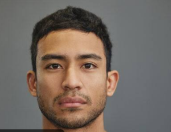
#> input picture opencv/Screenshot 2026-10-05 071425.png, 171 x 132 px, found by its file name
$ jupyter execute face_detection.ipynb
#> lines starting #> are read from the running program, lines starting #| are printed output that depends on the picture; after the words box and inside, x2 and y2 are one past the last pixel; in counts of white or black regions, pixels touching at a corner belong together
<a href="https://colab.research.google.com/github/saim9211/ComputerVision/blob/main/face_detection.ipynb" target="_parent"></a>

[cell 1]
import cv2
import matplotlib.pyplot as plt
from google.colab.patches import cv2_imshow

cascade_path = cv2.data.haarcascades + "haarcascade_frontalface_default.xml"
face_cascade = cv2.CascadeClassifier(cascade_path)

image_path = r"/content/Screenshot 2026-10-05 071425.png"
img = cv2.imread(image_path)
#> img is the input picture: shape (132, 171, 3); mean B, G, R 98, 106, 117.1

gray = cv2.cvtColor(img, cv2.COLOR_BGR2GRAY)
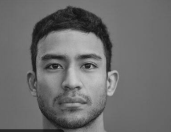
#> gray: shape (132, 171); min 18, max 202, mean 108.5
faces = face_cascade.detectMultiScale(gray, scaleFactor=1.1, minNeighbors=4)
#> faces = [[27, 31, 88, 88]]

for (x, y, w, h) in faces:
    cv2.rectangle(img, (x, y), (x + w, y + h), (255, 0, 0), 2)
#> this loop made 1 pass
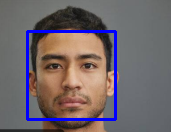
#> img: shape (132, 171, 3); 4.66% of pixels changed, all inside (x1, y1, x2, y2) = (26, 30, 117, 121)

# Use Colab's replacement for cv2.imshow
cv2_imshow(img)

$ run again, with opencv/Screenshot 2026-09-30 053603.png copied over opencv/Screenshot 2026-10-05 071425.png
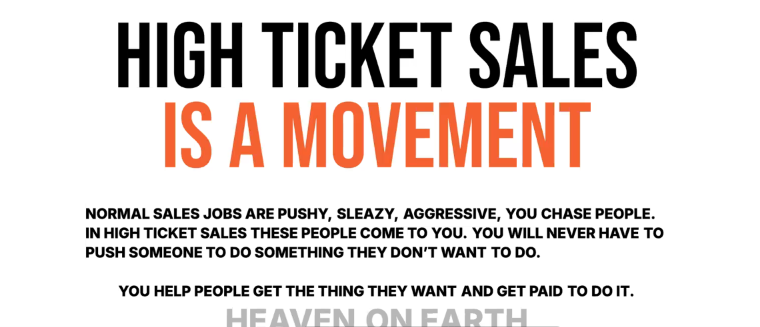
#> input picture opencv/Screenshot 2026-09-30 053603.png, 760 x 327 px, found by its file name
#> img is the input picture: shape (327, 760, 3); mean B, G, R 213.6, 216.4, 224.8
#> `gray = cv2.cvtColor(img, cv2.COLOR_BGR2GRAY)`:
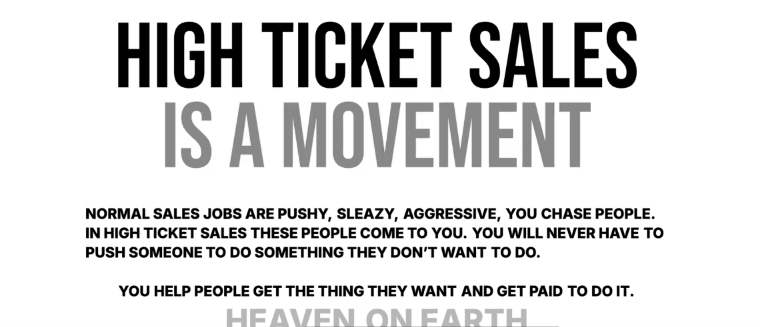
#> gray: shape (327, 760); min 0, max 255, mean 218.6
#> faces = ()
